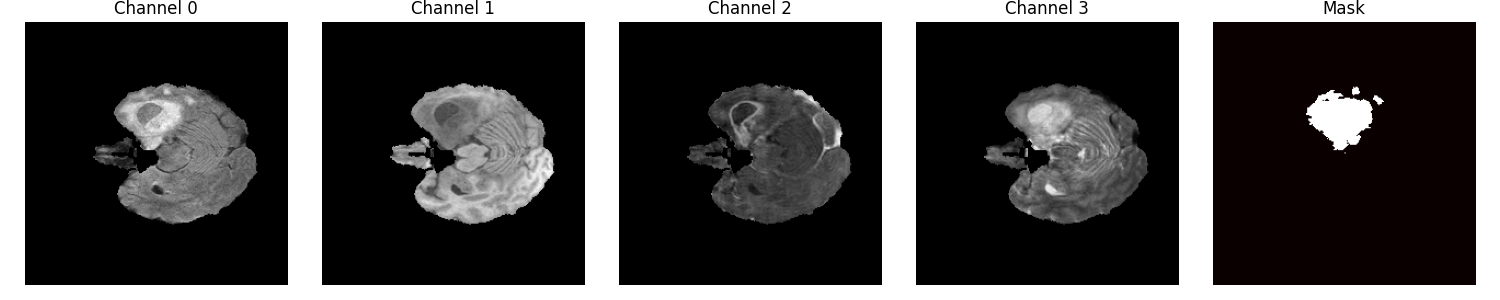
#> input picture channel_check.png, 1500 x 300 px; its folder holds only this picture in this run
$ python -i segmentation.py   (imports and definitions only)
#> lines starting #> are read from the running program, lines starting #| are printed output that depends on the picture; after the words box and inside, x2 and y2 are one past the last pixel; in counts of white or black regions, pixels touching at a corner belong together
"""
Stage 2: Tumor Segmentation
- Intensity thresholding (Otsu + fixed)
- Region growing (flood fill from seed)
- Morphological post-processing (closing, hole filling)
- Multi-modal fusion (FLAIR + T1ce + T2)
- Watershed segmentation

Channel order (verified from channel_check.png):
    index 0 = T1ce
    index 1 = T1
    index 2 = FLAIR
    index 3 = T2
"""

import numpy as np
from skimage.filters import threshold_otsu, sobel
from skimage.morphology import (closing, remove_small_objects, disk)
from skimage.segmentation import flood, watershed
from scipy.ndimage import binary_fill_holes, label

# Verified channel indices
T1CE_IDX  = 0
T1_IDX    = 1
FLAIR_IDX = 2
T2_IDX    = 3


# ---------------------------------------------------------------------------
# Thresholding
# ---------------------------------------------------------------------------

# [10 lines left out: function threshold_otsu_segment, not called in this run]


def threshold_fixed(image: np.ndarray, low: float = 1.5,
                    high: float = None) -> np.ndarray:
    """
    Fixed threshold: pixels above `low` stddevs above mean of brain region.
    """
    brain_mask = image > 0
    if brain_mask.sum() == 0:
        return np.zeros_like(image, dtype=bool)
    brain_pixels = image[brain_mask]
    mu, sigma = brain_pixels.mean(), brain_pixels.std()
    lower_bound = mu + low * sigma
    seg = (image > lower_bound) & brain_mask
    if high is not None:
        seg &= (image < mu + high * sigma)
    return seg


# ---------------------------------------------------------------------------
# Region Growing
# ---------------------------------------------------------------------------

# [65 lines left out: functions _find_seed, region_growing, morphological_cleanup, not called in this run]


# ---------------------------------------------------------------------------
# Multi-modal segmentation (FLAIR + T1ce + T2 fusion)
# ---------------------------------------------------------------------------

def segment_multimodal(image: np.ndarray) -> np.ndarray:
    """
    Combine FLAIR, T1ce, and T2 for whole-tumor coverage:
    - FLAIR: captures peritumoral edema (outer ring)
    - T1ce:  captures enhancing tumor core (bright focal spot)
    - T2:    captures additional edema and necrotic regions

    False positive reduction:
    - Top-2 components: keep only the 2 largest connected regions,
      eliminating scattered vascular false positives

    Args:
        image: (H, W, 4) normalized array
               channels: T1ce=0, T1=1, FLAIR=2, T2=3
    """
    flair = image[..., FLAIR_IDX]
    t1ce  = image[..., T1CE_IDX]
    t2    = image[..., T2_IDX]

    flair_mask = threshold_fixed(flair, low=1.5)
    t1ce_mask  = threshold_fixed(t1ce,  low=1.5)
    t2_mask    = threshold_fixed(t2,    low=1.5)

    combined = (flair_mask | t1ce_mask | t2_mask).astype(np.uint8)

    # max_components=2 keeps up to 2 largest regions (tumor can have
    # separated necrotic core + enhancing rim)
    return morphological_cleanup(combined, max_components=2)


# ---------------------------------------------------------------------------
# Watershed segmentation
# ---------------------------------------------------------------------------

def segment_watershed(image: np.ndarray) -> np.ndarray:
    """
    Watershed segmentation using multi-modal thresholding as markers.
    Falls back to segment_multimodal if markers are insufficient.

    Args:
        image: (H, W, 4) normalized array
               channels: T1ce=0, T1=1, FLAIR=2, T2=3
    """
    flair = image[..., FLAIR_IDX]
    t1ce  = image[..., T1CE_IDX]

    t1ce_fg  = threshold_fixed(t1ce,  low=1.5).astype(bool)
    flair_fg = threshold_fixed(flair, low=2.0).astype(bool)
    sure_fg  = (t1ce_fg | flair_fg)

    sure_bg = (~threshold_fixed(flair, low=0.3).astype(bool)) & (flair == 0)

    if sure_fg.sum() < 10:
        return segment_multimodal(image)

    markers = np.zeros(flair.shape, dtype=np.int32)
    markers[sure_bg] = 1
    markers[sure_fg] = 2

    gradient = sobel(flair)
    result   = watershed(gradient, markers)

    mask = (result == 2).astype(np.uint8)
    return morphological_cleanup(mask, max_components=2)

>>> import cv2
>>> picture = cv2.imread('../channel_check.png')
#> picture is the input picture: shape (300, 1500, 3); mean B, G, R 74.7, 74.7, 76.2
>>> result = segment_watershed(picture)
#> in threshold_fixed, `brain_mask = image > 0`:
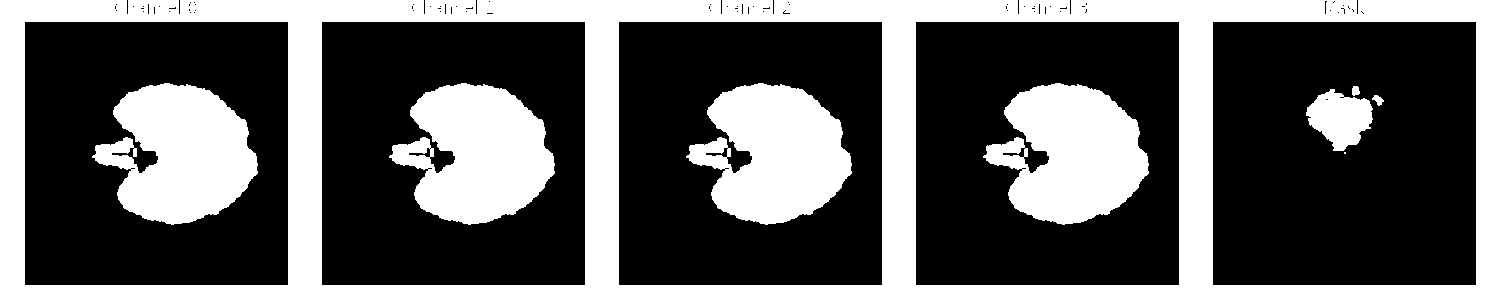
#> brain_mask: shape (300, 1500) bool; 37.6% white; 9 white regions (1 under 20 px), largest, box (x1, y1, x2, y2) and area: (0, 0, 1500, 300) 103803, (389, 83, 555, 225) 15691, (686, 83, 852, 225) 15673
#> in threshold_fixed, `mu, sigma = brain_pixels.mean(), brain_pixels.std()`: mu = 198.7; sigma = 77.25
#> in threshold_fixed, `lower_bound = mu + low * sigma`: lower_bound = 314.5
#> in threshold_fixed, `seg = (image > lower_bound) & brain_mask`: seg: shape (300, 1500) bool; every value is 0
#> call 2 of threshold_fixed, with low = 2
#> in threshold_fixed (call 2), `brain_mask = image > 0`:
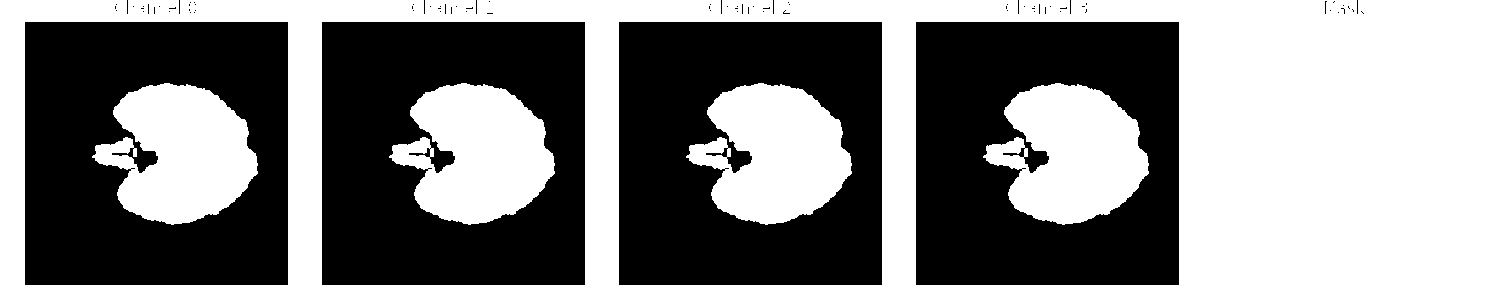
#> brain_mask: shape (300, 1500) bool; 52.4% white; 86 black regions (82 under 20 px), largest, box (x1, y1, x2, y2) and area: (916, 22, 1179, 285) 53508, (25, 22, 288, 285) 53497, (619, 22, 882, 285) 53496, (322, 22, 585, 285) 53478
#> in threshold_fixed (call 2), `mu, sigma = brain_pixels.mean(), brain_pixels.std()`: mu = 145.5; sigma = 107.2
#> in threshold_fixed (call 2), `lower_bound = mu + low * sigma`: lower_bound = 359.9
#> call 3 of threshold_fixed, with low = 0.3
#> in threshold_fixed (call 3), `lower_bound = mu + low * sigma`: lower_bound = 177.7
#> in threshold_fixed (call 3), `seg = (image > lower_bound) & brain_mask`:
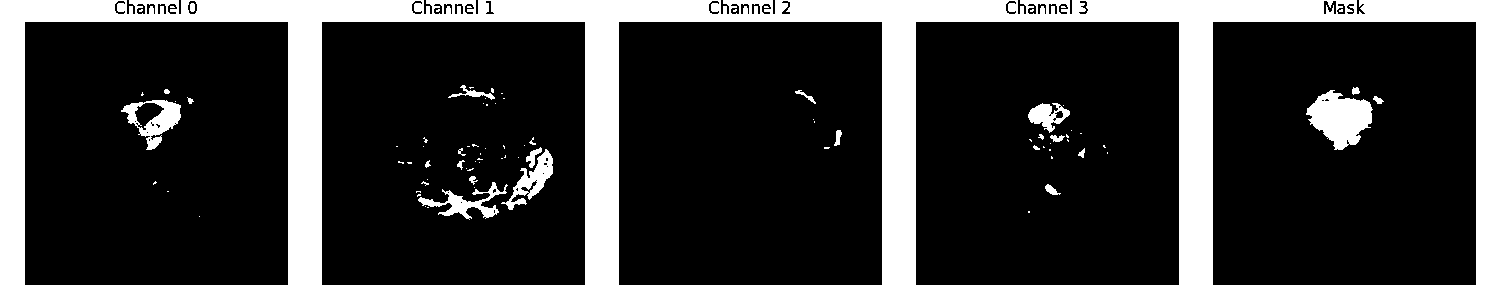
#> seg: shape (300, 1500) bool; 24.5% white; 89 white regions (64 under 20 px), largest, box (x1, y1, x2, y2) and area: (0, 0, 1500, 300) 102334, (1306, 90, 1373, 150) 2469, (121, 100, 181, 150) 1238
#> (the run stopped early here; a loop or call above may not have finished)
